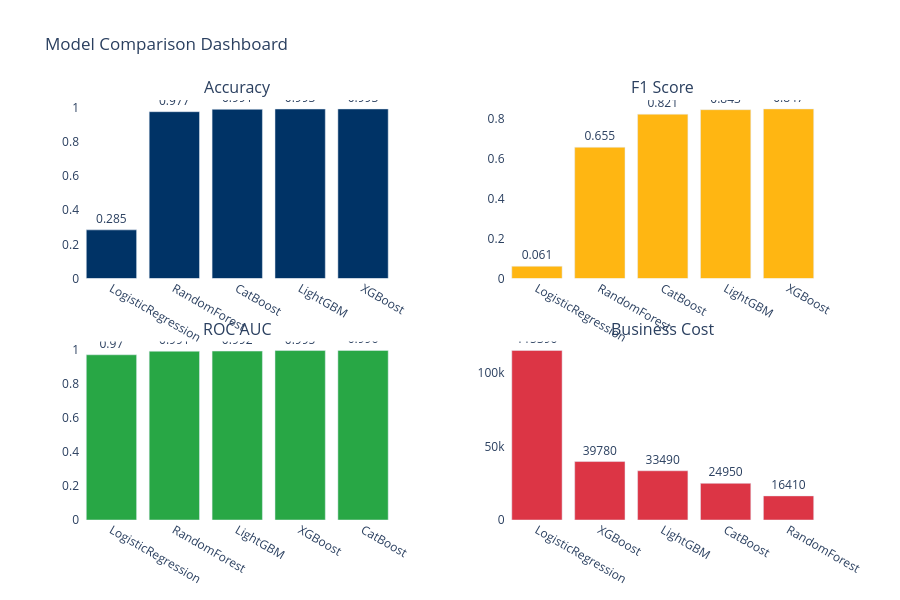

Notebook source saved alongside this figure:
### Code cell
# Create comparison dashboard
fig = make_subplots(
    rows=2, cols=2,
    subplot_titles=('Accuracy', 'F1 Score', 'ROC AUC', 'Business Cost'),
    vertical_spacing=0.15,
    horizontal_spacing=0.15
)

metrics = ['Test Accuracy', 'F1 Score', 'ROC AUC', 'Business Cost']
colors = [COLORS['primary'], COLORS['secondary'], COLORS['success'], COLORS['danger']]

for idx, (metric, color) in enumerate(zip(metrics, colors)):
    row = idx // 2 + 1
    col = idx % 2 + 1
    
    sorted_df = results_df.sort_values(metric, ascending=(metric != 'Business Cost'))
    
    fig.add_trace(
        go.Bar(
            x=sorted_df['Model'],
            y=sorted_df[metric],
            marker_color=color,
            text=sorted_df[metric].round(3),
            textposition='outside'
        ),
        row=row, col=col
    )

fig.update_layout(
    height=600,
    title_text='Model Comparison Dashboard',
    showlegend=False,
    plot_bgcolor='white'
)
fig.show()

print("✅ Model comparison complete!")

### Figure 1 — Plotly figure (JSON) as saved in the notebook; plotly's stock layout.template omitted (floating-point values rounded to 4 significant figures)
{"data": [{"marker": {"color": "#003366"}, "text": [0.285, 0.977, 0.991, 0.993, 0.993], "textposition": "outside", "type": "bar", "x": ["LogisticRegression", "RandomForest", "CatBoost", "LightGBM", "XGBoost"], "xaxis": "x", "y": [0.2849, 0.9771, 0.9911, 0.9928, 0.9933], "yaxis": "y"}, {"marker": {"color": "#FFB612"}, "text": [0.061, 0.655, 0.821, 0.843, 0.847], "textposition": "outside", "type": "bar", "x": ["LogisticRegression", "RandomForest", "CatBoost", "LightGBM", "XGBoost"], "xaxis": "x2", "y": [0.06121, 0.6554, 0.8206, 0.8431, 0.8469], "yaxis": "y2"}, {"marker": {"color": "#28A745"}, "text": [0.97, 0.991, 0.992, 0.995, 0.996], "textposition": "outside", "type": "bar", "x": ["LogisticRegression", "RandomForest", "LightGBM", "XGBoost", "CatBoost"], "xaxis": "x3", "y": [0.9702, 0.991, 0.9918, 0.9949, 0.9957], "yaxis": "y3"}, {"marker": {"color": "#DC3545"}, "text": [115400.0, 39780.0, 33490.0, 24950.0, 16410.0], "textposition": "outside", "type": "bar", "x": ["LogisticRegression", "XGBoost", "LightGBM", "CatBoost", "RandomForest"], "xaxis": "x4", "y": [115390, 39780, 33490, 24950, 16410], "yaxis": "y4"}], "layout": {"annotations": [{"font": {"size": 16}, "showarrow": false, "text": "Accuracy", "x": 0.2125, "xanchor": "center", "xref": "paper", "y": 1, "yanchor": "bottom", "yref": "paper"}, {"font": {"size": 16}, "showarrow": false, "text": "F1 Score", "x": 0.7875, "xanchor": "center", "xref": "paper", "y": 1, "yanchor": "bottom", "yref": "paper"}, {"font": {"size": 16}, "showarrow": false, "text": "ROC AUC", "x": 0.2125, "xanchor": "center", "xref": "paper", "y": 0.425, "yanchor": "bottom", "yref": "paper"}, {"font": {"size": 16}, "showarrow": false, "text": "Business Cost", "x": 0.7875, "xanchor": "center", "xref": "paper", "y": 0.425, "yanchor": "bottom", "yref": "paper"}], "height": 600, "plot_bgcolor": "white", "showlegend": false, "title": {"text": "Model Comparison Dashboard"}, "xaxis": {"anchor": "y", "domain": [0, 0.425]}, "xaxis2": {"anchor": "y2", "domain": [0.575, 1]}, "xaxis3": {"anchor": "y3", "domain": [0, 0.425]}, "xaxis4": {"anchor": "y4", "domain": [0.575, 1]}, "yaxis": {"anchor": "x", "domain": [0.575, 1]}, "yaxis2": {"anchor": "x2", "domain": [0.575, 1]}, "yaxis3": {"anchor": "x3", "domain": [0, 0.425]}, "yaxis4": {"anchor": "x4", "domain": [0, 0.425]}}}
